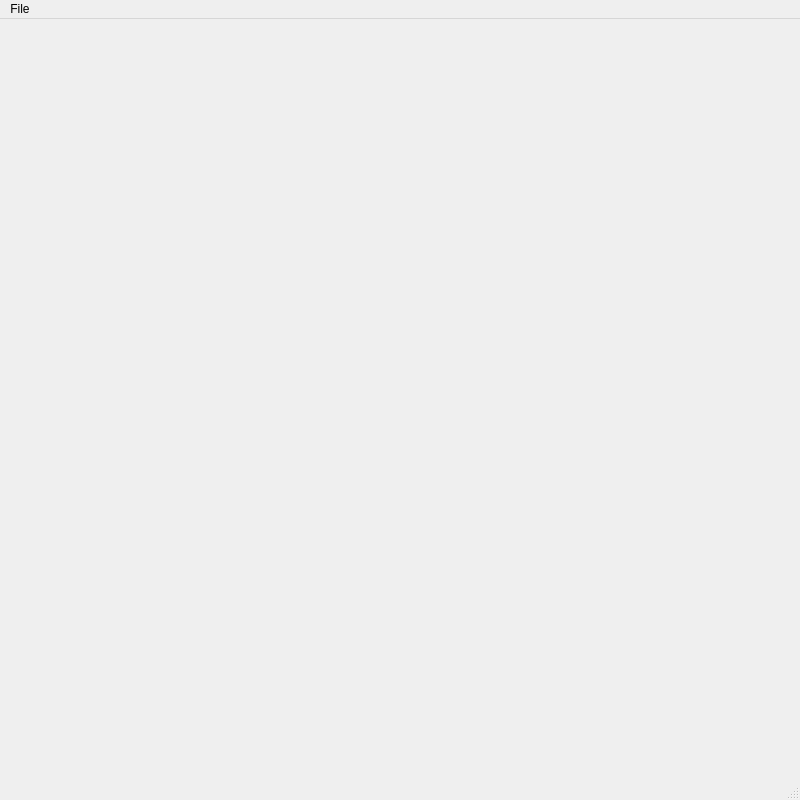
<?xml version="1.0" encoding="UTF-8"?>
<ui version="4.0">
 <class>MainWindow</class>
 <widget class="QMainWindow" name="MainWindow">
  <property name="geometry">
   <rect>
    <x>0</x>
    <y>0</y>
    <width>800</width>
    <height>800</height>
   </rect>
  </property>
  <property name="windowTitle">
   <string>MainWindow</string>
  </property>
  <widget class="QWidget" name="centralwidget"/>
  <widget class="QMenuBar" name="menubar">
   <property name="geometry">
    <rect>
     <x>0</x>
     <y>0</y>
     <width>800</width>
     <height>25</height>
    </rect>
   </property>
   <widget class="QMenu" name="menuFile">
    <property name="title">
     <string>File</string>
    </property>
    <addaction name="actionOpen"/>
    <addaction name="separator"/>
    <addaction name="actionQuit"/>
   </widget>
   <addaction name="menuFile"/>
  </widget>
  <widget class="QStatusBar" name="statusbar"/>
  <action name="actionOpen">
   <property name="text">
    <string>Open</string>
   </property>
  </action>
  <action name="actionQuit">
   <property name="text">
    <string>Quit</string>
   </property>
  </action>
 </widget>
 <resources/>
 <connections/>
</ui>
